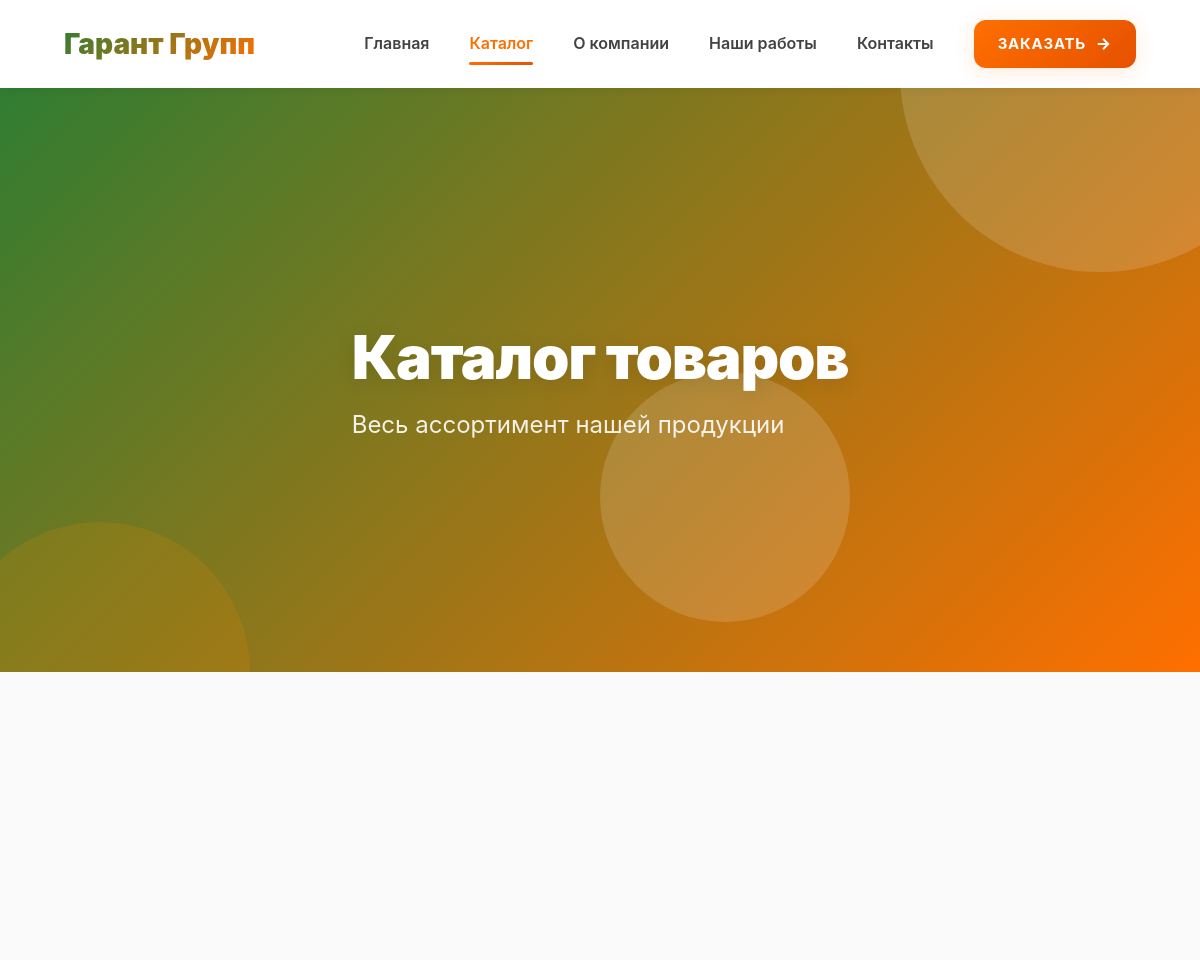
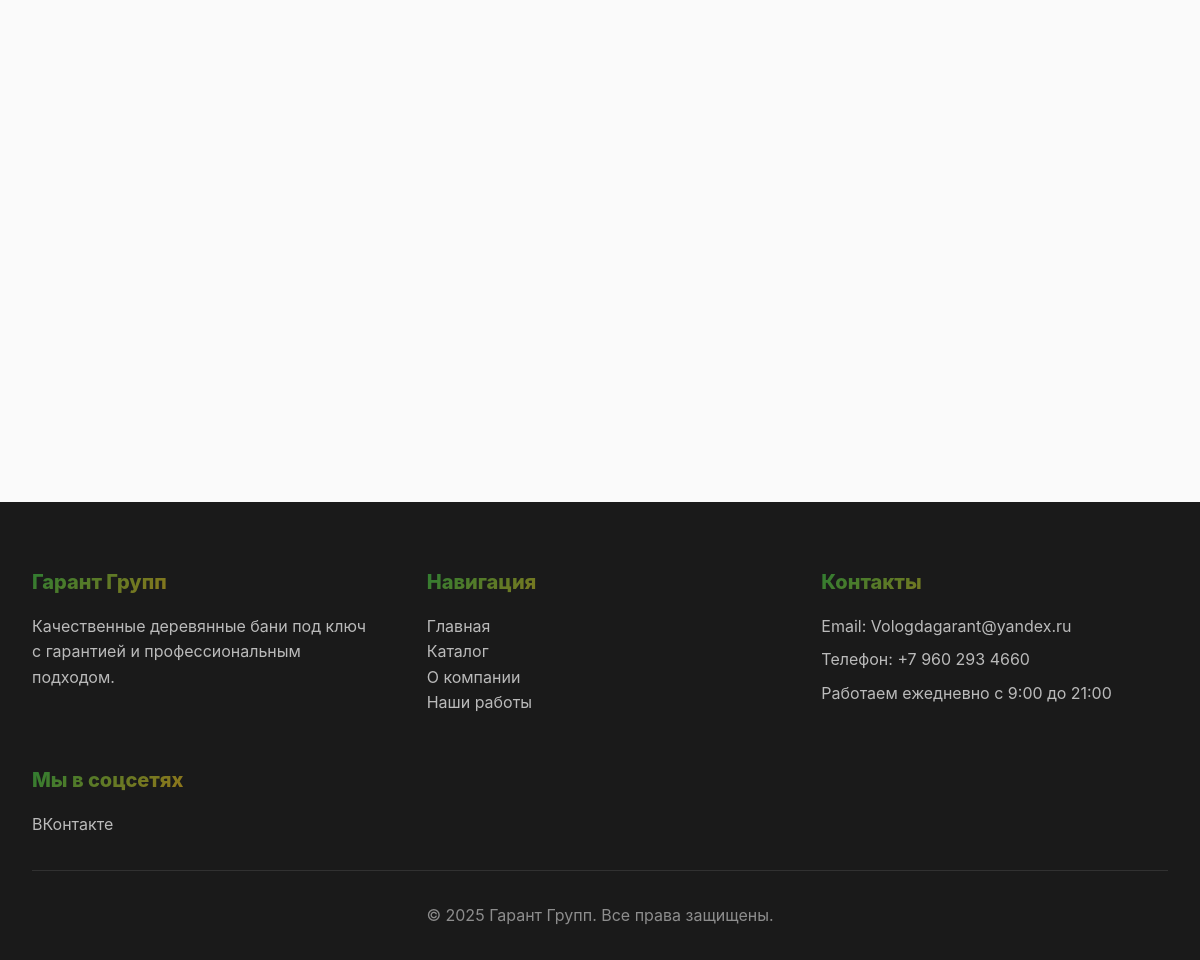
Before: /catalog/ with the older database file (2 pictures, top to bottom).
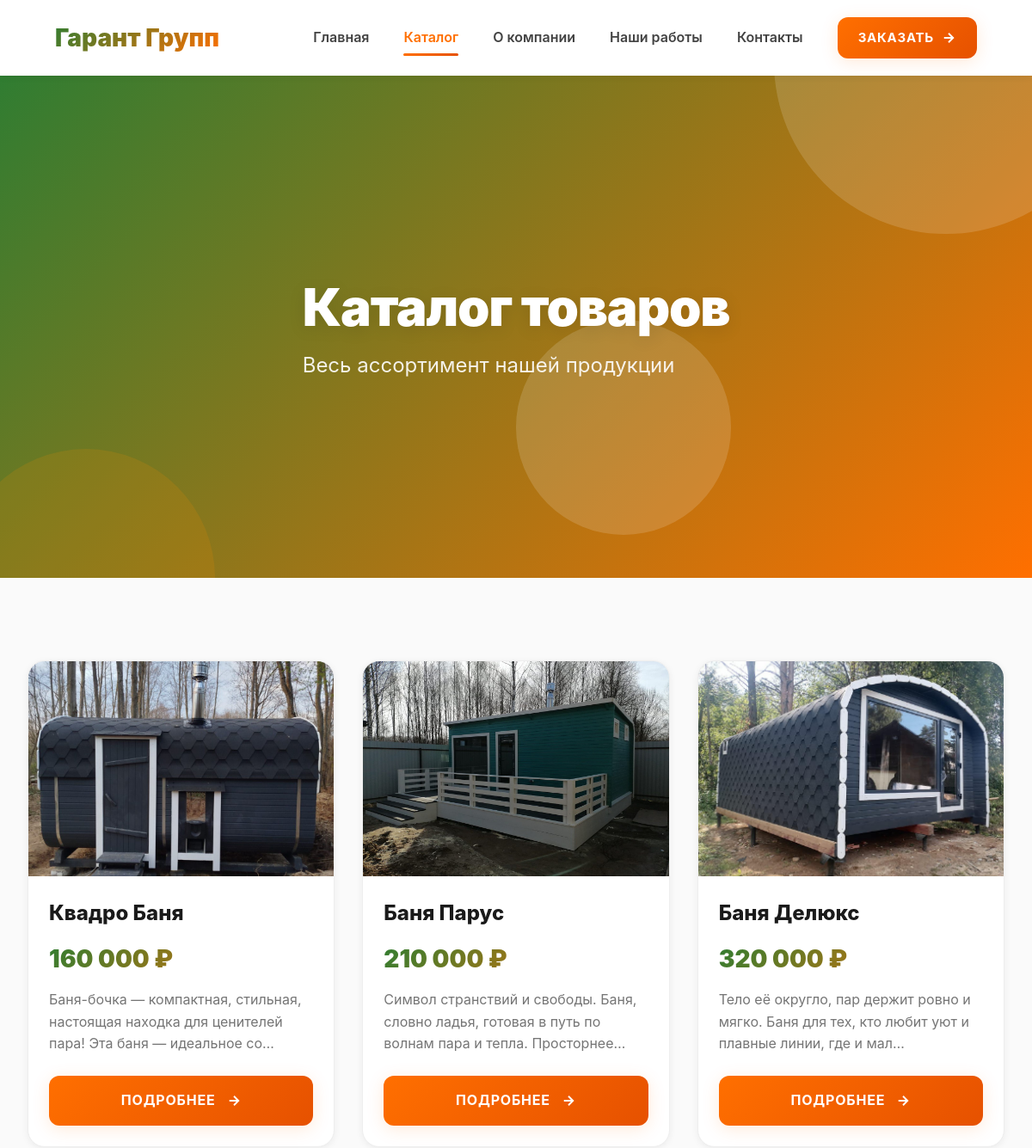
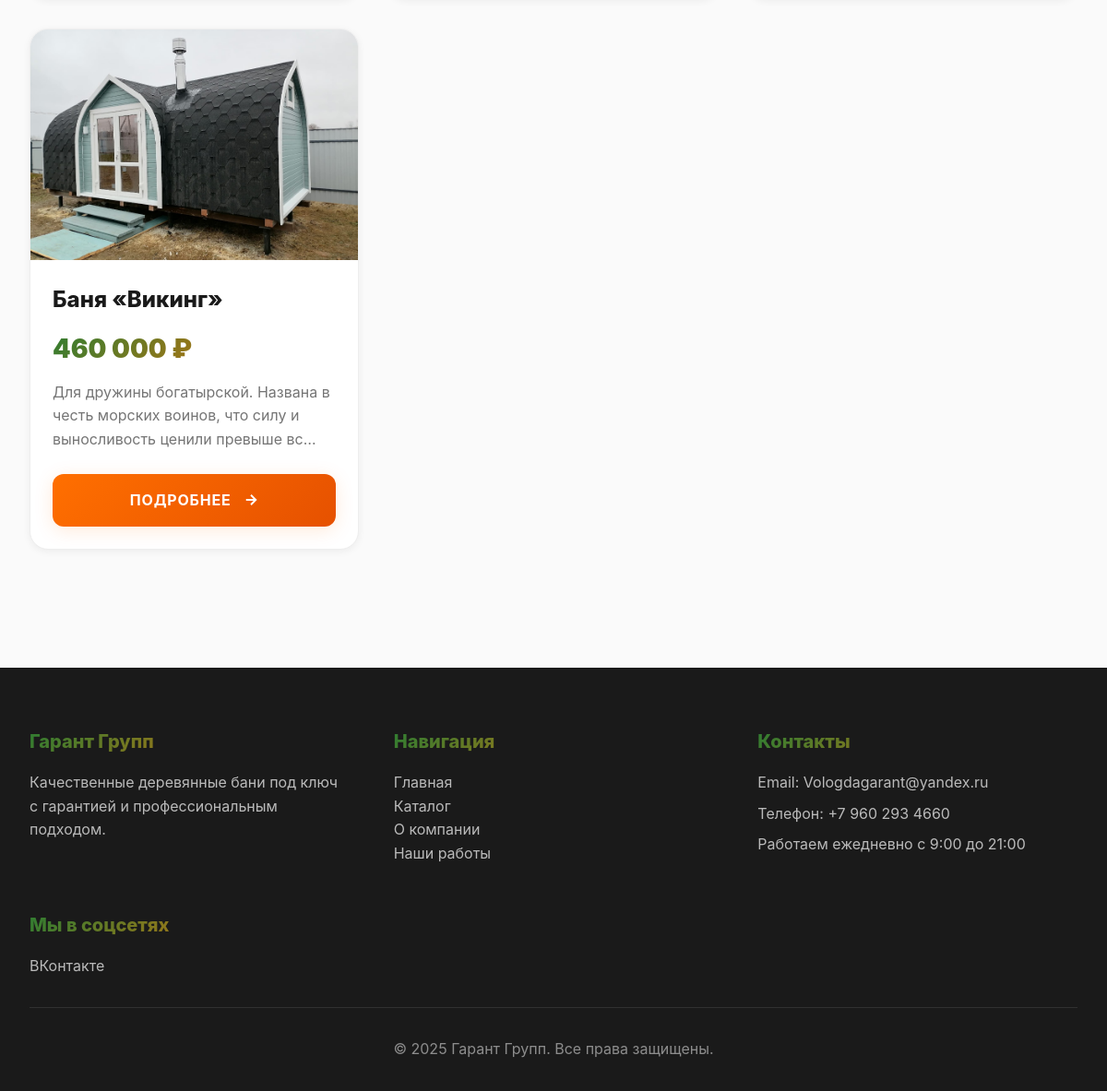
After: the same page with the newer database file (2 pictures, top to bottom).
### shop/models.py (models this page shows, shortened)
class Product(models.Model):
    title = models.CharField('Название', max_length=200, db_index=True)
    price = models.DecimalField('Цена', max_digits=10, decimal_places=0)
    description = models.TextField('Описание')
    image = models.ImageField('Главное изображение', upload_to='products/', blank=True, null=True)
    class Meta:
        verbose_name = 'Товар'
        verbose_name_plural = 'Товары'
        indexes = [
            models.Index(fields=['title']),
        ]
    @cached_property
    def formatted_price(self):
        return f"{self.price:,} ₽".replace(',', ' ')

### shop/views.py (the view)
# urls.py: path('catalog/', views.catalog, name='catalog'),
@cache_page(60 * 10)  # Кеш на 10 минут
def catalog(request):
    products = cache.get('products_catalog')
    if not products:
        products = list(
            Product.objects
            .select_related()
            .prefetch_related('prices', 'images')
            .all()
        )
        cache.set('products_catalog', products, 60 * 10)
    return render(request, 'shop/catalog.html', {'products': products})

### templates/shop/catalog.html (shortened to what this page needs)
{% extends 'base.html' %}
{% load static %}
{% block content %}
<section class="hero">
    <div class="hero-bg">
        <div class="floating-shape shape-1"></div>
        <div class="floating-shape shape-2"></div>
        <div class="floating-shape shape-3"></div>
    </div>
    <div class="container">
        <div class="hero-content">
            <h1 class="hero-title">Каталог товаров</h1>
            <p class="hero-subtitle">Весь ассортимент нашей продукции</p>
        </div>
    </div>
</section>
<section class="section">
    <div class="container">
        <div class="card-grid">
            {% for product in products %}
            <article class="card fade-in" style="animation-delay: {{ forloop.counter0|add:'0' }}00ms;">
                <div class="card-image">
                    {% if product.image %}
                    <img src="{{ product.image.url }}" alt="{{ product.title }}" loading="lazy">
                    {% endif %}
                </div>
                <div class="card-content">
                    <h3 class="card-title">
                        <a href="{% url 'product_detail' product.pk %}">{{ product.title }}</a>
                    </h3>
                    <p class="card-price">{{ product.formatted_price }}</p>
                    <p class="card-description">{{ product.description|truncatechars:100 }}</p>
                    <a href="{% url 'product_detail' product.pk %}" class="btn btn-primary card-button">
                        <span>Подробнее</span>
                        <span class="btn-icon">
                            <svg width="18" height="18" viewBox="0 0 24 24" fill="none" stroke="currentColor" stroke-width="2.5">
                                <line x1="5" y1="12" x2="19" y2="12"/>
                                <polyline points="12 5 19 12 12 19"/>
                            </svg>
                        </span>
                    </a>
                </div>
            </article>
            {% endfor %}
        </div>
    </div>
</section>
{% endblock %}

Changed rows visible on the page:
now on this page (row unchanged): Product: image (picture), title "Квадро Баня", formatted_price "160 000 ₽", description "Баня-бочка — компактная, стильная, настоящая находка для ценителей пара! Эта баня — идеальное со…"
now on this page (row edited): Product: image (picture), title "Баня Парус", formatted_price "210 000 ₽", description "Символ странствий и свободы. Баня, словно ладья, готовая в путь по волнам пара и тепла. Просторнее…"
added Product: image (picture), title "Баня Делюкс", formatted_price "320 000 ₽", description "Тело её округло, пар держит ровно и мягко. Баня для тех, кто любит уют и плавные линии, где и мал…"
added Product: image (picture), title "Баня «Викинг»", formatted_price "460 000 ₽", description "Для дружины богатырской. Названа в честь морских воинов, что силу и выносливость ценили превыше вс…"
